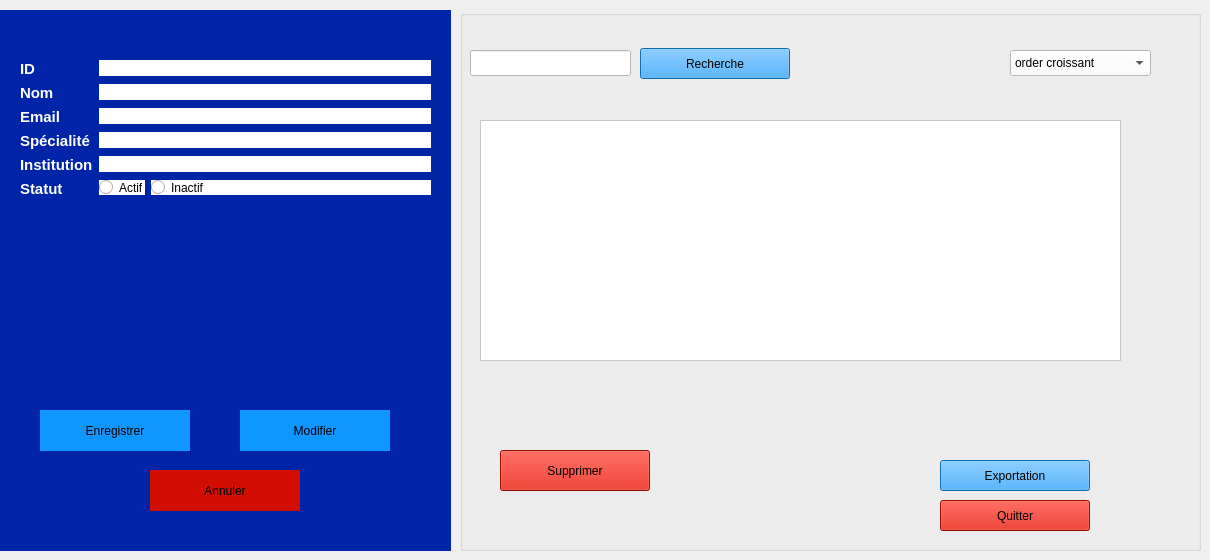
     <widget class="QWidget" name="stackedWidgetPage4">
      <widget class="QGroupBox" name="groupBox_Reviewer_Form">
       <property name="geometry">
        <rect>
         <x>0</x>
         <y>10</y>
         <width>451</width>
         <height>541</height>
        </rect>
       </property>
       <property name="styleSheet">
        <string notr="true">background-color: rgb(0, 36, 168);
border: #A8D3F0;</string>
       </property>
       <property name="title">
        <string/>
       </property>
       <widget class="QWidget" name="formLayoutWidget_Reviewer">
        <property name="geometry">
         <rect>
          <x>20</x>
          <y>50</y>
          <width>411</width>
          <height>261</height>
         </rect>
        </property>
        <layout class="QFormLayout" name="formLayout_Reviewer">
         <item row="0" column="0">
          <widget class="QLabel" name="label_Rev_ID">
           <property name="text">
            <string>&lt;html&gt;&lt;head/&gt;&lt;body&gt;&lt;p&gt;&lt;span style=&quot; font-size:11pt; font-weight:700; color:#ffffff;&quot;&gt;ID&lt;/span&gt;&lt;/p&gt;&lt;/body&gt;&lt;/html&gt;</string>
           </property>
          </widget>
         </item>
         <item row="0" column="1">
          <widget class="QLineEdit" name="idReviewer">
           <property name="styleSheet">
            <string notr="true">background-color: rgb(255, 255, 255);</string>
           </property>
          </widget>
         </item>
         <item row="1" column="0">
          <widget class="QLabel" name="label_Rev_Nom">
           <property name="text">
            <string>&lt;html&gt;&lt;head/&gt;&lt;body&gt;&lt;p&gt;&lt;span style=&quot; font-size:11pt; font-weight:700; color:#ffffff;&quot;&gt;Nom&lt;/span&gt;&lt;/p&gt;&lt;/body&gt;&lt;/html&gt;</string>
           </property>
          </widget>
         </item>
         <item row="1" column="1">
          <widget class="QLineEdit" name="nomReviewer">
           <property name="styleSheet">
            <string notr="true">background-color: rgb(255, 255, 255);</string>
           </property>
          </widget>
         </item>
         <item row="2" column="0">
          <widget class="QLabel" name="label_Rev_Email">
           <property name="text">
            <string>&lt;html&gt;&lt;head/&gt;&lt;body&gt;&lt;p&gt;&lt;span style=&quot; font-size:11pt; font-weight:700; color:#ffffff;&quot;&gt;Email&lt;/span&gt;&lt;/p&gt;&lt;/body&gt;&lt;/html&gt;</string>
           </property>
          </widget>
         </item>
         <item row="2" column="1">
          <widget class="QLineEdit" name="emailReviewer">
           <property name="styleSheet">
            <string notr="true">background-color: rgb(255, 255, 255);</string>
           </property>
          </widget>
         </item>
         <item row="3" column="0">
          <widget class="QLabel" name="label_Rev_Spec">
           <property name="text">
            <string>&lt;html&gt;&lt;head/&gt;&lt;body&gt;&lt;p&gt;&lt;span style=&quot; font-size:11pt; font-weight:700; color:#ffffff;&quot;&gt;Spécialité&lt;/span&gt;&lt;/p&gt;&lt;/body&gt;&lt;/html&gt;</string>
           </property>
          </widget>
         </item>
         <item row="3" column="1">
          <widget class="QLineEdit" name="specialiteReviewer">
           <property name="styleSheet">
            <string notr="true">background-color: rgb(255, 255, 255);</string>
           </property>
          </widget>
         </item>
         <item row="4" column="0">
          <widget class="QLabel" name="label_Rev_Inst">
           <property name="text">
            <string>&lt;html&gt;&lt;head/&gt;&lt;body&gt;&lt;p&gt;&lt;span style=&quot; font-size:11pt; font-weight:700; color:#ffffff;&quot;&gt;Institution&lt;/span&gt;&lt;/p&gt;&lt;/body&gt;&lt;/html&gt;</string>
           </property>
          </widget>
         </item>
         <item row="4" column="1">
          <widget class="QLineEdit" name="institutionReviewer">
           <property name="styleSheet">
            <string notr="true">background-color: rgb(255, 255, 255);</string>
           </property>
          </widget>
         </item>
         <item row="5" column="0">
          <widget class="QLabel" name="label_Rev_Statut">
           <property name="text">
            <string>&lt;html&gt;&lt;head/&gt;&lt;body&gt;&lt;p&gt;&lt;span style=&quot; font-size:11pt; font-weight:700; color:#ffffff;&quot;&gt;Statut&lt;/span&gt;&lt;/p&gt;&lt;/body&gt;&lt;/html&gt;</string>
           </property>
          </widget>
         </item>
         <item row="5" column="1">
          <layout class="QFormLayout" name="formLayout_Rev_Statut">
           <item row="0" column="0">
            <widget class="QRadioButton" name="actifReviewer">
             <property name="styleSheet">
              <string notr="true">background-color: rgb(255, 255, 255);</string>
             </property>
             <property name="text">
              <string>Actif</string>
             </property>
            </widget>
           </item>
           <item row="0" column="1">
            <widget class="QRadioButton" name="inactifReviewer">
             <property name="styleSheet">
              <string notr="true">background-color: rgb(255, 255, 255);</string>
             </property>
             <property name="text">
              <string>Inactif</string>
             </property>
            </widget>
           </item>
          </layout>
         </item>
        </layout>
       </widget>
       <widget class="QPushButton" name="enregistrerReviewer">
        <property name="geometry">
         <rect>
          <x>40</x>
          <y>400</y>
          <width>150</width>
          <height>41</height>
         </rect>
        </property>
        <property name="styleSheet">
         <string notr="true">background-color: rgb(16, 151, 255);</string>
        </property>
        <property name="text">
         <string>Enregistrer</string>
        </property>
       </widget>
       <widget class="QPushButton" name="modifierReviewer">
        <property name="geometry">
         <rect>
          <x>240</x>
          <y>400</y>
          <width>150</width>
          <height>41</height>
         </rect>
        </property>
        <property name="styleSheet">
         <string notr="true">background-color: rgb(16, 151, 255);</string>
        </property>
        <property name="text">
         <string>Modifier</string>
        </property>
       </widget>
       <widget class="QPushButton" name="annulerReviewer">
        <property name="geometry">
         <rect>
          <x>150</x>
          <y>460</y>
          <width>150</width>
          <height>41</height>
         </rect>
        </property>
        <property name="styleSheet">
         <string notr="true">background-color: rgb(209, 14, 0);</string>
        </property>
        <property name="text">
         <string>Annuler</string>
        </property>
       </widget>
      </widget>
      <widget class="QGroupBox" name="groupBox_Session_List_3">
       <property name="geometry">
        <rect>
         <x>460</x>
         <y>10</y>
         <width>741</width>
         <height>541</height>
        </rect>
       </property>
       <property name="styleSheet">
        <string notr="true">background-color: rgb(0, 36, 168);
border: #A8D3F0;
/* Style pour tous les GroupBox */
QGroupBox {
    border: 2px solid #2c3e50; /* Couleur de la bordure */
    border-radius: 15px;      /* Même arrondi que les boutons */
    margin-top: 20px;         /* Espace pour le titre en haut */
    font-weight: bold;
    color: #2c3e50;
}
/* Style spécifique pour le titre du GroupBox */
QGroupBox::title {
    subcontrol-origin: margin;
    subcontrol-position: top center; /* Place le titre en haut au centre */
    padding: 0 10px;
}</string>
       </property>
       <property name="title">
        <string/>
       </property>
       <widget class="QLineEdit" name="rechSession_3">
        <property name="geometry">
         <rect>
          <x>10</x>
          <y>40</y>
          <width>161</width>
          <height>26</height>
         </rect>
        </property>
        <property name="styleSheet">
         <string notr="true">background-color: rgb(255, 255, 255);</string>
        </property>
       </widget>
       <widget class="QPushButton" name="rechercheSession_3">
        <property name="geometry">
         <rect>
          <x>180</x>
          <y>38</y>
          <width>150</width>
          <height>31</height>
         </rect>
        </property>
        <property name="styleSheet">
         <string notr="true">background-color: rgb(16, 151, 255);
</string>
        </property>
        <property name="text">
         <string>Recherche</string>
        </property>
       </widget>
       <widget class="QPushButton" name="SuppSession_3">
        <property name="geometry">
         <rect>
          <x>40</x>
          <y>440</y>
          <width>150</width>
          <height>41</height>
         </rect>
        </property>
        <property name="styleSheet">
         <string notr="true">background-color: rgb(209, 14, 0);</string>
        </property>
        <property name="text">
         <string>Supprimer</string>
        </property>
       </widget>
       <widget class="QPushButton" name="quitterSession_3">
        <property name="geometry">
         <rect>
          <x>480</x>
          <y>490</y>
          <width>150</width>
          <height>31</height>
         </rect>
        </property>
        <property name="styleSheet">
         <string notr="true">background-color: rgb(209, 14, 0);
</string>
        </property>
        <property name="text">
         <string>Quitter</string>
        </property>
       </widget>
       <widget class="QPushButton" name="expoSession_3">
        <property name="geometry">
         <rect>
          <x>480</x>
          <y>450</y>
          <width>150</width>
          <height>31</height>
         </rect>
        </property>
        <property name="styleSheet">
         <string notr="true">background-color: rgb(16, 151, 255);
</string>
        </property>
        <property name="text">
         <string>Exportation</string>
        </property>
       </widget>
       <widget class="QComboBox" name="comboBox_7">
        <property name="geometry">
         <rect>
          <x>550</x>
          <y>40</y>
          <width>141</width>
          <height>26</height>
         </rect>
        </property>
        <property name="palette">
         <palette>
          <active>
           <colorrole role="WindowText">
            <brush brushstyle="SolidPattern">
             <color alpha="255">
              <red>0</red>
              <green>0</green>
              <blue>0</blue>
             </color>
            </brush>
           </colorrole>
           <colorrole role="Button">
            <brush brushstyle="SolidPattern">
             <color alpha="255">
              <red>255</red>
              <green>255</green>
              <blue>255</blue>
             </color>
            </brush>
           </colorrole>
           <colorrole role="Light">
            <brush brushstyle="SolidPattern">
             <color alpha="255">
              <red>255</red>
              <green>255</green>
              <blue>255</blue>
             </color>
            </brush>
           </colorrole>
           <colorrole role="Midlight">
            <brush brushstyle="SolidPattern">
             <color alpha="255">
              <red>255</red>
              <green>255</green>
              <blue>255</blue>
             </color>
            </brush>
           </colorrole>
           <colorrole role="Dark">
            <brush brushstyle="SolidPattern">
             <color alpha="255">
              <red>127</red>
              <green>127</green>
              <blue>127</blue>
             </color>
            </brush>
           </colorrole>
           <colorrole role="Mid">
            <brush brushstyle="SolidPattern">
             <color alpha="255">
              <red>170</red>
              <green>170</green>
              <blue>170</blue>
             </color>
            </brush>
           </colorrole>
           <colorrole role="Text">
            <brush brushstyle="SolidPattern">
             <color alpha="255">
              <red>0</red>
              <green>0</green>
              <blue>0</blue>
             </color>
            </brush>
           </colorrole>
           <colorrole role="BrightText">
            <brush brushstyle="SolidPattern">
             <color alpha="255">
              <red>255</red>
              <green>255</green>
              <blue>255</blue>
             </color>
            </brush>
           </colorrole>
           <colorrole role="ButtonText">
            <brush brushstyle="SolidPattern">
             <color alpha="255">
              <red>0</red>
              <green>0</green>
              <blue>0</blue>
             </color>
            </brush>
           </colorrole>
           <colorrole role="Base">
            <brush brushstyle="SolidPattern">
             <color alpha="255">
              <red>255</red>
              <green>255</green>
              <blue>255</blue>
             </color>
            </brush>
           </colorrole>
           <colorrole role="Window">
            <brush brushstyle="SolidPattern">
             <color alpha="255">
              <red>255</red>
              <green>255</green>
              <blue>255</blue>
             </color>
            </brush>
           </colorrole>
           <colorrole role="Shadow">
            <brush brushstyle="SolidPattern">
             <color alpha="255">
              <red>0</red>
              <green>0</green>
              <blue>0</blue>
             </color>
            </brush>
           </colorrole>
           <colorrole role="AlternateBase">
            <brush brushstyle="SolidPattern">
             <color alpha="255">
              <red>255</red>
              <green>255</green>
              <blue>255</blue>
             </color>
            </brush>
           </colorrole>
           <colorrole role="ToolTipBase">
            <brush brushstyle="SolidPattern">
             <color alpha="255">
              <red>255</red>
              <green>255</green>
              <blue>220</blue>
             </color>
            </brush>
           </colorrole>
           <colorrole role="ToolTipText">
            <brush brushstyle="SolidPattern">
             <color alpha="255">
              <red>0</red>
              <green>0</green>
              <blue>0</blue>
             </color>
            </brush>
           </colorrole>
           <colorrole role="PlaceholderText">
            <brush brushstyle="SolidPattern">
             <color alpha="127">
              <red>0</red>
              <green>0</green>
              <blue>0</blue>
             </color>
            </brush>
           </colorrole>
           <colorrole role="Accent">
            <brush brushstyle="SolidPattern">
             <color alpha="255">
              <red>255</red>
              <green>255</green>
              <blue>255</blue>
             </color>
            </brush>
           </colorrole>
          </active>
          <inactive>
           <colorrole role="WindowText">
            <brush brushstyle="SolidPattern">
             <color alpha="255">
              <red>0</red>
              <green>0</green>
              <blue>0</blue>
             </color>
            </brush>
           </colorrole>
           <colorrole role="Button">
            <brush brushstyle="SolidPattern">
             <color alpha="255">
              <red>255</red>
              <green>255</green>
              <blue>255</blue>
             </color>
            </brush>
           </colorrole>
           <colorrole role="Light">
            <brush brushstyle="SolidPattern">
             <color alpha="255">
              <red>255</red>
              <green>255</green>
              <blue>255</blue>
             </color>
            </brush>
           </colorrole>
           <colorrole role="Midlight">
            <brush brushstyle="SolidPattern">
             <color alpha="255">
              <red>255</red>
              <green>255</green>
              <blue>255</blue>
             </color>
            </brush>
           </colorrole>
           <colorrole role="Dark">
            <brush brushstyle="SolidPattern">
             <color alpha="255">
              <red>127</red>
              <green>127</green>
              <blue>127</blue>
             </color>
            </brush>
           </colorrole>
           <colorrole role="Mid">
            <brush brushstyle="SolidPattern">
             <color alpha="255">
              <red>170</red>
              <green>170</green>
              <blue>170</blue>
             </color>
            </brush>
           </colorrole>
           <colorrole role="Text">
            <brush brushstyle="SolidPattern">
             <color alpha="255">
              <red>0</red>
              <green>0</green>
              <blue>0</blue>
             </color>
            </brush>
           </colorrole>
           <colorrole role="BrightText">
            <brush brushstyle="SolidPattern">
             <color alpha="255">
              <red>255</red>
              <green>255</green>
              <blue>255</blue>
             </color>
            </brush>
           </colorrole>
           <colorrole role="ButtonText">
            <brush brushstyle="SolidPattern">
             <color alpha="255">
              <red>0</red>
              <green>0</green>
              <blue>0</blue>
             </color>
            </brush>
           </colorrole>
           <colorrole role="Base">
            <brush brushstyle="SolidPattern">
             <color alpha="255">
              <red>255</red>
              <green>255</green>
              <blue>255</blue>
             </color>
            </brush>
           </colorrole>
           <colorrole role="Window">
            <brush brushstyle="SolidPattern">
             <color alpha="255">
              <red>255</red>
              <green>255</green>
              <blue>255</blue>
             </color>
            </brush>
           </colorrole>
           <colorrole role="Shadow">
            <brush brushstyle="SolidPattern">
             <color alpha="255">
              <red>0</red>
              <green>0</green>
              <blue>0</blue>
             </color>
            </brush>
           </colorrole>
           <colorrole role="AlternateBase">
            <brush brushstyle="SolidPattern">
             <color alpha="255">
              <red>255</red>
              <green>255</green>
              <blue>255</blue>
             </color>
            </brush>
           </colorrole>
           <colorrole role="ToolTipBase">
            <brush brushstyle="SolidPattern">
             <color alpha="255">
              <red>255</red>
              <green>255</green>
              <blue>220</blue>
             </color>
            </brush>
           </colorrole>
           <colorrole role="ToolTipText">
            <brush brushstyle="SolidPattern">
             <color alpha="255">
              <red>0</red>
              <green>0</green>
              <blue>0</blue>
             </color>
            </brush>
           </colorrole>
           <colorrole role="PlaceholderText">
            <brush brushstyle="SolidPattern">
             <color alpha="127">
              <red>0</red>
              <green>0</green>
              <blue>0</blue>
             </color>
            </brush>
           </colorrole>
           <colorrole role="Accent">
            <brush brushstyle="SolidPattern">
             <color alpha="255">
              <red>255</red>
              <green>255</green>
              <blue>255</blue>
             </color>
            </brush>
           </colorrole>
          </inactive>
          <disabled>
           <colorrole role="WindowText">
            <brush brushstyle="SolidPattern">
             <color alpha="255">
              <red>127</red>
              <green>127</green>
              <blue>127</blue>
             </color>
            </brush>
           </colorrole>
           <colorrole role="Button">
            <brush brushstyle="SolidPattern">
             <color alpha="255">
              <red>255</red>
              <green>255</green>
              <blue>255</blue>
             </color>
            </brush>
           </colorrole>
           <colorrole role="Light">
            <brush brushstyle="SolidPattern">
             <color alpha="255">
              <red>255</red>
              <green>255</green>
              <blue>255</blue>
             </color>
            </brush>
           </colorrole>
           <colorrole role="Midlight">
            <brush brushstyle="SolidPattern">
             <color alpha="255">
              <red>255</red>
              <green>255</green>
              <blue>255</blue>
             </color>
            </brush>
           </colorrole>
           <colorrole role="Dark">
            <brush brushstyle="SolidPattern">
             <color alpha="255">
              <red>127</red>
              <green>127</green>
              <blue>127</blue>
             </color>
            </brush>
           </colorrole>
           <colorrole role="Mid">
            <brush brushstyle="SolidPattern">
             <color alpha="255">
              <red>170</red>
              <green>170</green>
              <blue>170</blue>
             </color>
            </brush>
           </colorrole>
           <colorrole role="Text">
            <brush brushstyle="SolidPattern">
             <color alpha="255">
              <red>127</red>
              <green>127</green>
              <blue>127</blue>
             </color>
            </brush>
           </colorrole>
           <colorrole role="BrightText">
            <brush brushstyle="SolidPattern">
             <color alpha="255">
              <red>255</red>
              <green>255</green>
              <blue>255</blue>
             </color>
            </brush>
           </colorrole>
           <colorrole role="ButtonText">
            <brush brushstyle="SolidPattern">
             <color alpha="255">
              <red>127</red>
              <green>127</green>
              <blue>127</blue>
             </color>
            </brush>
           </colorrole>
           <colorrole role="Base">
            <brush brushstyle="SolidPattern">
             <color alpha="255">
              <red>255</red>
              <green>255</green>
              <blue>255</blue>
             </color>
            </brush>
           </colorrole>
           <colorrole role="Window">
            <brush brushstyle="SolidPattern">
             <color alpha="255">
              <red>255</red>
              <green>255</green>
              <blue>255</blue>
             </color>
            </brush>
           </colorrole>
           <colorrole role="Shadow">
            <brush brushstyle="SolidPattern">
             <color alpha="255">
              <red>0</red>
              <green>0</green>
              <blue>0</blue>
             </color>
            </brush>
           </colorrole>
           <colorrole role="AlternateBase">
            <brush brushstyle="SolidPattern">
             <color alpha="255">
              <red>255</red>
              <green>255</green>
              <blue>255</blue>
             </color>
            </brush>
           </colorrole>
           <colorrole role="ToolTipBase">
            <brush brushstyle="SolidPattern">
             <color alpha="255">
              <red>255</red>
              <green>255</green>
              <blue>220</blue>
             </color>
            </brush>
           </colorrole>
           <colorrole role="ToolTipText">
            <brush brushstyle="SolidPattern">
             <color alpha="255">
              <red>0</red>
              <green>0</green>
              <blue>0</blue>
             </color>
            </brush>
           </colorrole>
           <colorrole role="PlaceholderText">
            <brush brushstyle="SolidPattern">
             <color alpha="127">
              <red>127</red>
              <green>127</green>
              <blue>127</blue>
             </color>
            </brush>
           </colorrole>
           <colorrole role="Accent">
            <brush brushstyle="SolidPattern">
             <color alpha="255">
              <red>255</red>
              <green>255</green>
              <blue>255</blue>
             </color>
            </brush>
           </colorrole>
          </disabled>
         </palette>
        </property>
        <property name="styleSheet">
         <string notr="true">background-color: rgb(255, 255, 255);</string>
        </property>
        <item>
         <property name="text">
          <string>order croissant</string>
         </property>
        </item>
        <item>
         <property name="text">
          <string>order decroissant</string>
         </property>
        </item>
       </widget>
       <widget class="QTableWidget" name="tableWidget_7">
        <property name="geometry">
         <rect>
          <x>20</x>
          <y>110</y>
          <width>641</width>
          <height>241</height>
         </rect>
        </property>
        <property name="styleSheet">
         <string notr="true">background-color: rgb(255, 255, 255);</string>
        </property>
       </widget>
      </widget>
     </widget>
